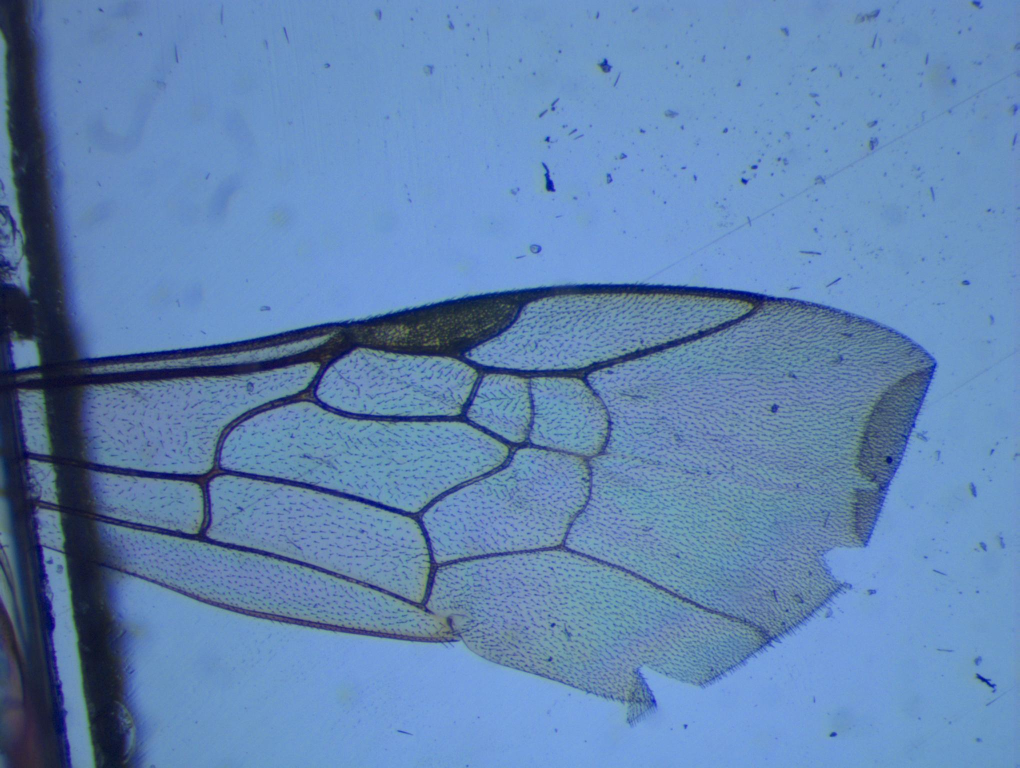
#> input picture Data/ex05.jpg, 2039 x 1536 px, found by its file name (shown at 1/2 size)
$ jupyter execute --allow-errors tests1.ipynb
#> lines starting #> are read from the running program, lines starting #| are printed output that depends on the picture; after the words box and inside, x2 and y2 are one past the last pixel; in counts of white or black regions, pixels touching at a corner belong together
[cell 1]
import pandas as pd
import numpy as np
import cv2
from skimage.morphology import skeletonize
from skimage.util import invert
import matplotlib.pyplot as plt
from skimage.morphology import disk, square, erosion, dilation, area_closing, remove_small_objects
import scipy.ndimage as ndi

[cell 2]
# first data, read CSV + image
path = '../../Data/'
f_img = cv2.imread(path + 'ex05.jpg')
#> f_img is the input picture: shape (1536, 2039, 3); mean B, G, R 178, 133, 97.7
gray_f_img = cv2.cvtColor(f_img, cv2.COLOR_BGR2GRAY)
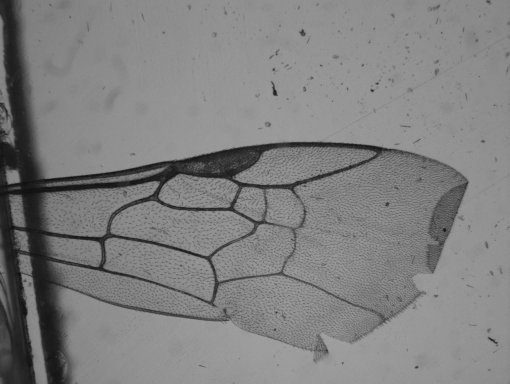
#> gray_f_img: shape (1536, 2039) (shown at 1/4 size); min 8, max 164, mean 127.6
#> (the rest of this cell did not finish here and is left out)

#> (a cell that did not finish here is left out)

[cell 4]
# [10 lines left out: function plot_img, not called in this run]

[cell 5]
gray_f_img

#> (a cell that did not finish here is left out)

[cell 7]
from skimage.exposure import rescale_intensity

[cell 8]
p1, p2 = np.percentile(gray_f_img, (10, 95))
#> p1 = 73; p2 = 152
gray_img_rescale = rescale_intensity(gray_f_img, in_range=(p1, p2))
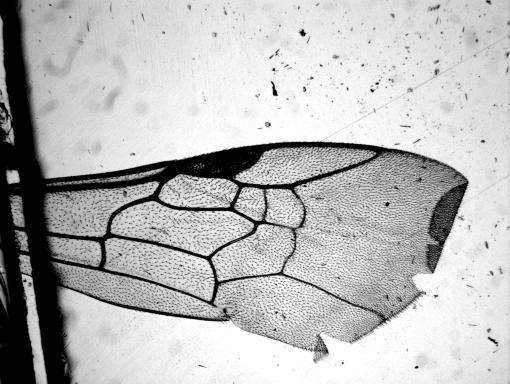
#> gray_img_rescale: shape (1536, 2039) (shown at 1/4 size); min 0, max 255, mean 185.1

[cell 9]
plt.figure(figsize=(10, 8))
plt.imshow(gray_img_rescale, cmap='gray')
plt.show()

[cell 10]
# threshold image
threshold_val = 100
ret, img = cv2.threshold(gray_img_rescale, threshold_val, 255, 0)
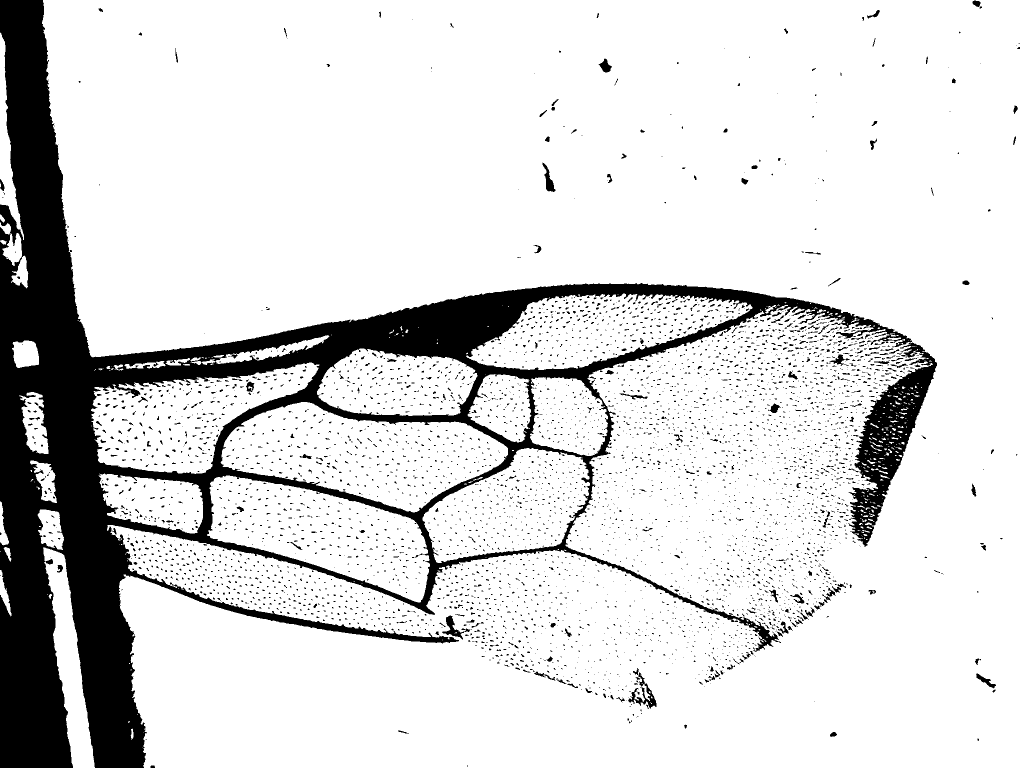
#> img: shape (1536, 2039) (shown at 1/2 size); 85.2% white; 4658 black regions (4253 under 20 px), largest, box (x1, y1, x2, y2) and area: (0, 0, 1824, 1536) 390929, (1696, 685, 1874, 1093) 23810, (1256, 1336, 1313, 1417) 1169
#> ret = 100

[cell 11]
plt.figure(figsize=(10, 8))
plt.imshow(img, cmap='gray')
plt.show()

[cell 12]
#tmp = remove_small_objects(img, min_size=10)
image = invert(img)
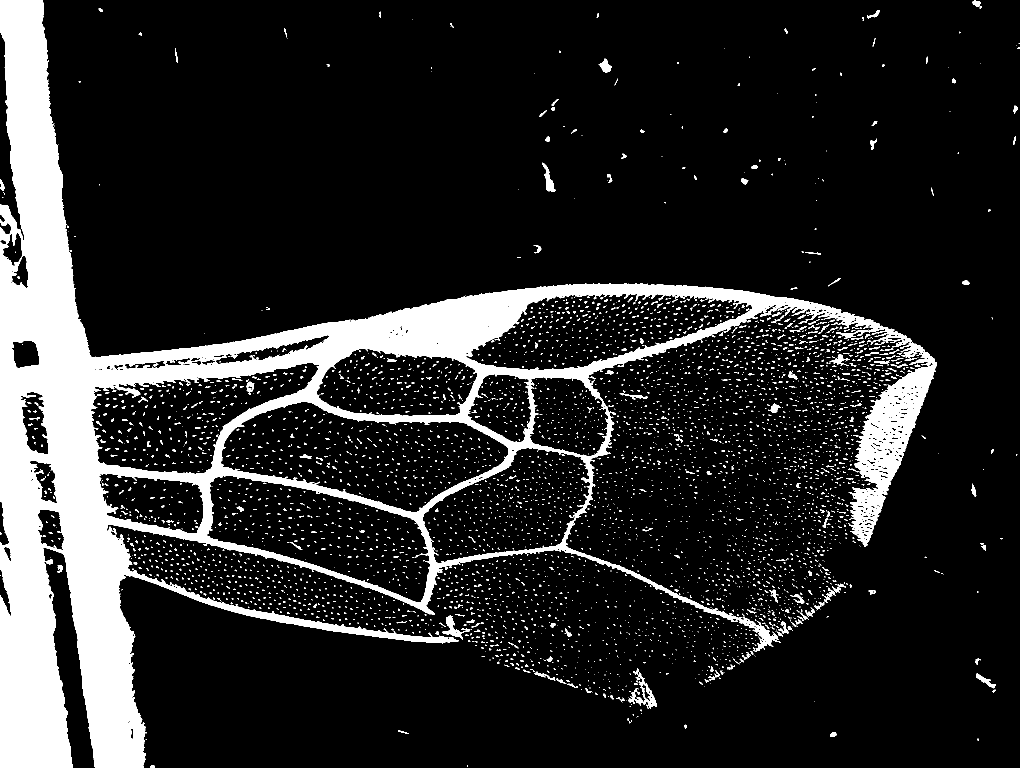
#> image: shape (1536, 2039) (shown at 1/2 size); 14.8% white; 4658 white regions (4253 under 20 px), largest, box (x1, y1, x2, y2) and area: (0, 0, 1824, 1536) 390929, (1696, 685, 1874, 1093) 23810, (1256, 1336, 1313, 1417) 1169
tmp_bin = (image > 0).copy()
tmp = remove_small_objects(tmp_bin, min_size=300)
#> tmp: shape (1536, 2039) bool; 13.3% white; 7 white regions, largest, box (x1, y1, x2, y2) and area: (0, 0, 1824, 1536) 390709, (1697, 685, 1874, 1093) 23744, (1256, 1345, 1313, 1417) 1080

plt.figure(figsize=(10, 8))
plt.imshow(tmp, cmap='gray')
plt.show()

tmp = erosion(tmp, square(5))
#> tmp: shape (1536, 2039) bool; 10.9% white; 162 white regions (111 under 20 px), largest, box (x1, y1, x2, y2) and area: (0, 0, 1707, 1536) 326397, (1715, 714, 1872, 957) 8030, (1727, 942, 1779, 1009) 1069
plt.figure(figsize=(10, 8))
plt.imshow(tmp, cmap='gray')
plt.show()

# [9 lines of commented-out code are left out]

[cell 13]
# remove small circle objects
tmp_bin = (tmp > 0).copy()
tmp_bin = remove_small_objects(tmp_bin, min_size=800)
#> tmp_bin: shape (1536, 2039) bool; 10.7% white; 3 white regions, box (x1, y1, x2, y2) and area: (0, 0, 1707, 1536) 326296, (1715, 726, 1872, 957) 7986, (1727, 942, 1779, 1009) 1069
plt.figure(figsize=(10, 8))
plt.imshow(tmp_bin, cmap='gray')
plt.show()

# apply little dilation
tmp_bin = dilation(tmp_bin, disk(5))
#> tmp_bin: shape (1536, 2039) bool; 13.9% white; 2 white regions, box (x1, y1, x2, y2) and area: (0, 0, 1712, 1536) 416586, (1710, 721, 1877, 1014) 19849
plt.figure(figsize=(10, 8))
plt.imshow(tmp_bin, cmap='gray')
plt.show()

# apply erosion
tmp_bin = erosion(tmp_bin, disk(7))
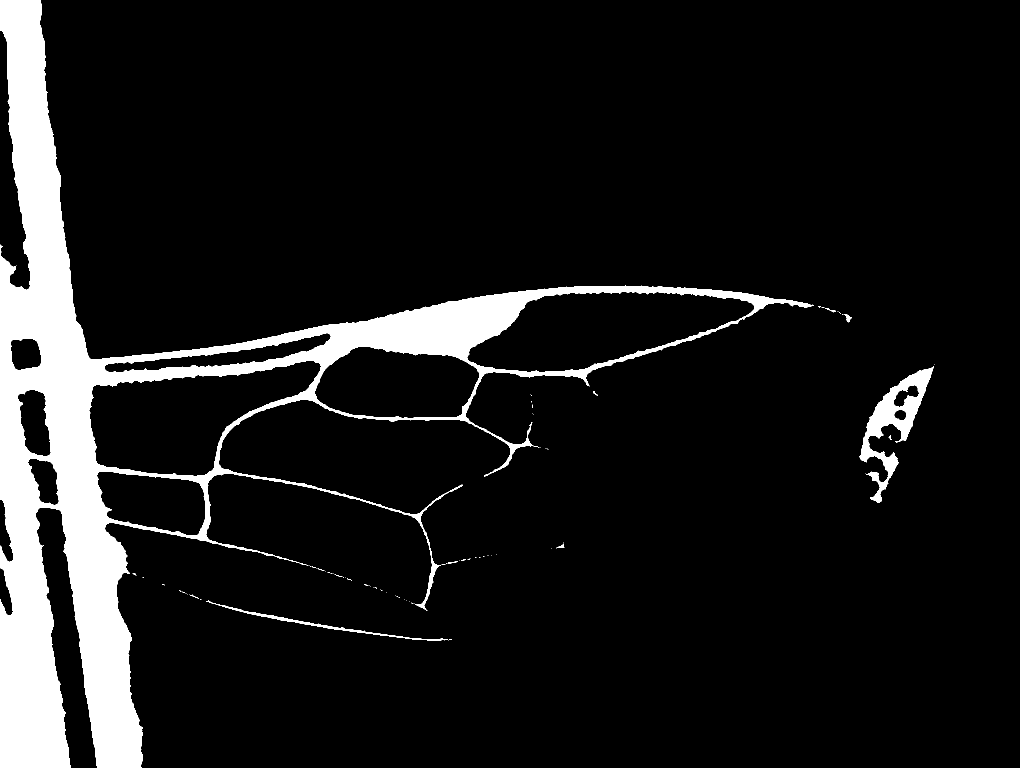
#> tmp_bin: shape (1536, 2039) bool (shown at 1/2 size); 9.8% white; 78 white regions (68 under 20 px), largest, box (x1, y1, x2, y2) and area: (0, 0, 1628, 1536) 295034, (1718, 732, 1868, 1006) 10628, (412, 1201, 896, 1281) 1733
plt.figure(figsize=(10, 8))
plt.imshow(tmp_bin, cmap='gray')
plt.show()

[cell 14]
# [28 lines of commented-out code are left out]

[cell 15]
tmp = tmp_bin.copy()
tmp = tmp.astype(np.float32)
# [5 lines of commented-out code are left out]

plt.figure(figsize=(12,10))
plt.imshow(tmp, cmap='gray')
plt.show()

#> (the rest of this cell did not finish here and is left out)

$ run again, with Data/ex01.jpg copied over Data/ex05.jpg
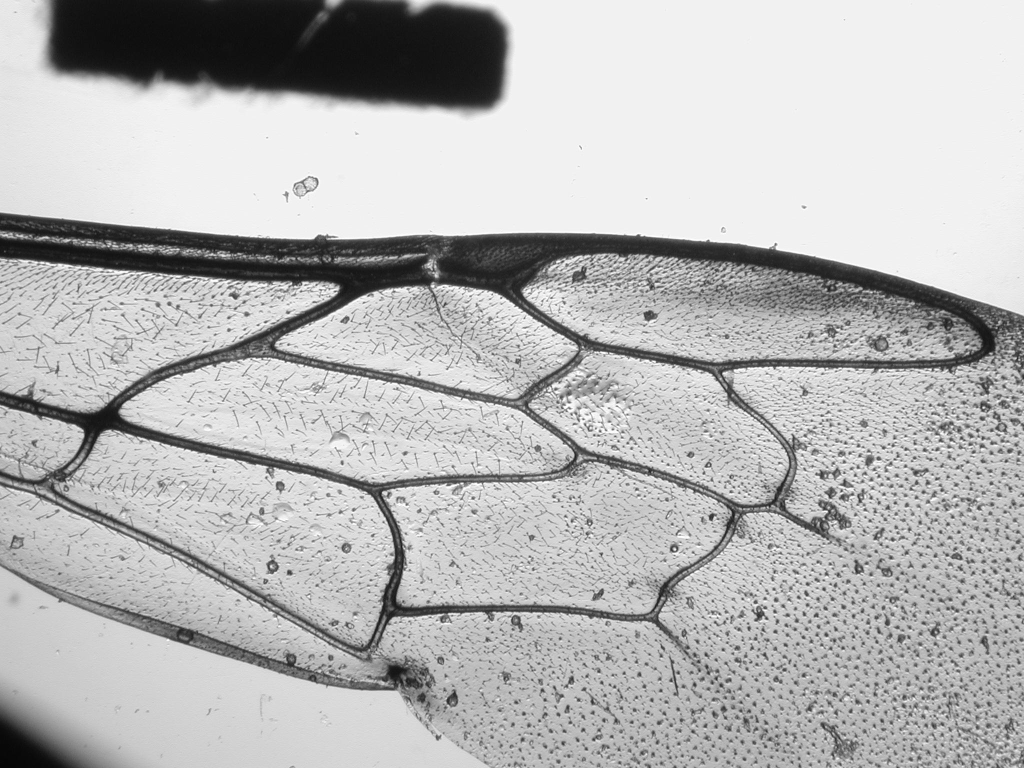
#> input picture Data/ex01.jpg, 2048 x 1536 px, found by its file name (shown at 1/2 size)
#> f_img is the input picture: shape (1536, 2048, 3); min 6, max 255, mean 182.4
#> p1 = 65; p2 = 241
#> `ret, img = cv2.threshold(gray_img_rescale, threshold_val, 255, 0)`:
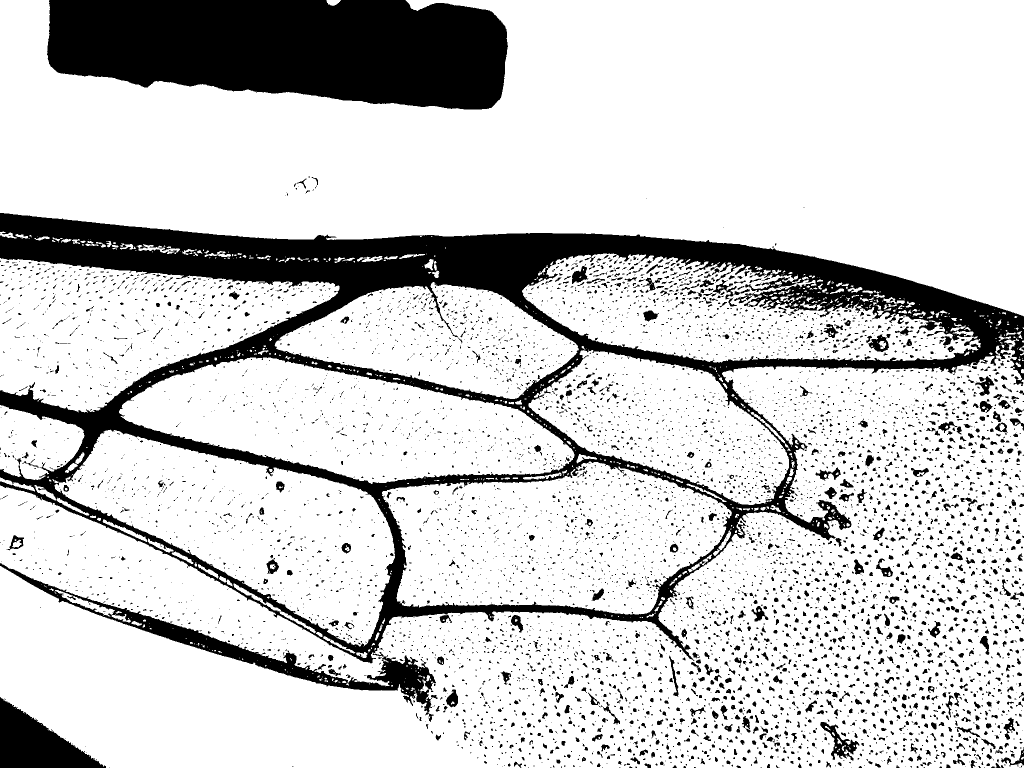
#> img: shape (1536, 2048) (shown at 1/2 size); 80.7% white; 6851 black regions (5475 under 20 px), largest, box (x1, y1, x2, y2) and area: (0, 426, 2048, 1327) 290686, (94, 0, 1016, 219) 165798, (0, 1126, 872, 1444) 23090
#> ret = 100
#> `tmp_bin = erosion(tmp_bin, disk(7))`:
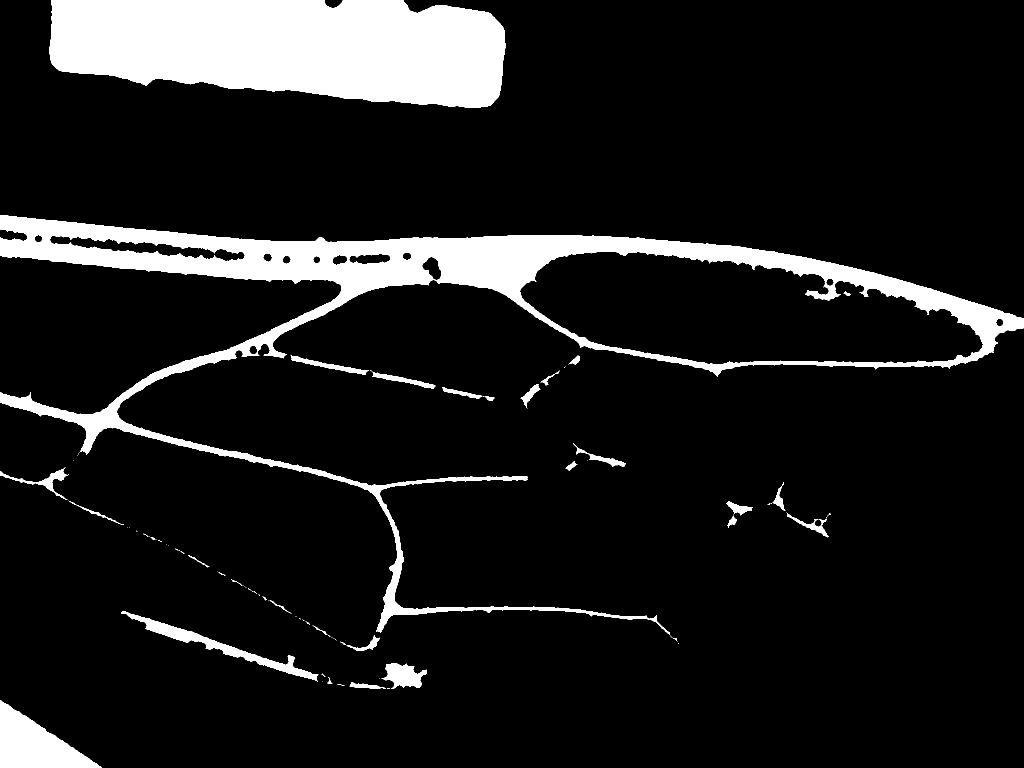
#> tmp_bin: shape (1536, 2048) bool (shown at 1/2 size); 11.3% white; 88 white regions (55 under 20 px), largest, box (x1, y1, x2, y2) and area: (0, 430, 2048, 1271) 162230, (99, 0, 1011, 215) 159451, (0, 1400, 203, 1536) 14153

$ run again, with Data/ex02.jpg copied over Data/ex05.jpg
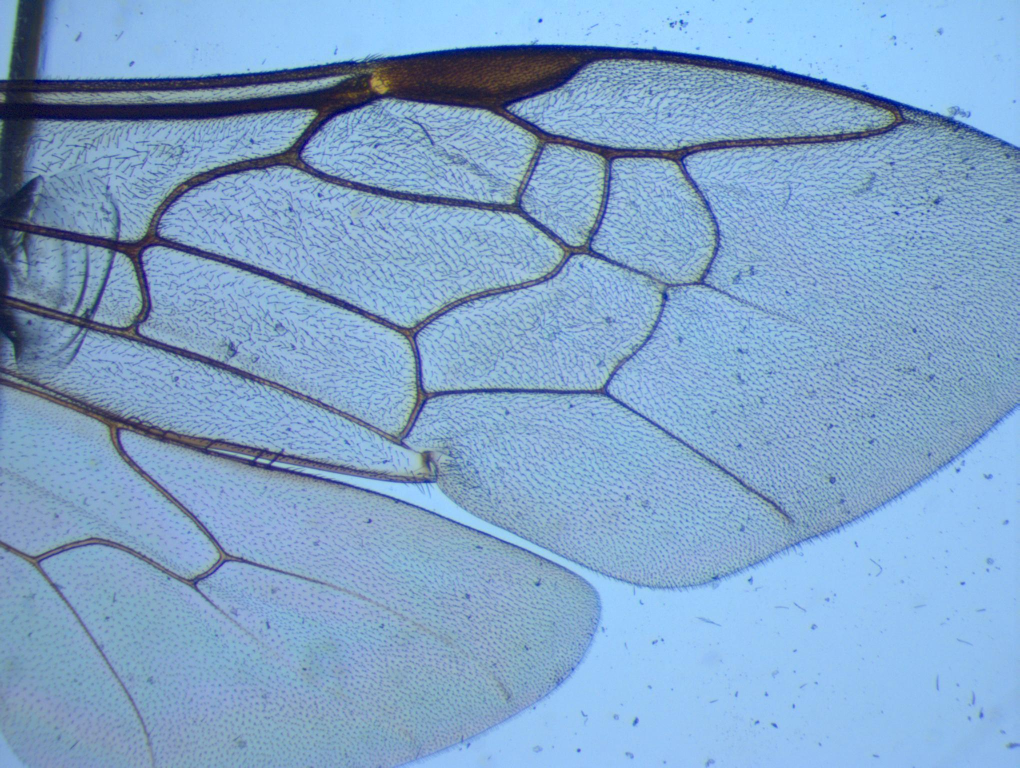
#> input picture Data/ex02.jpg, 2039 x 1536 px, found by its file name (shown at 1/2 size)
#> f_img is the input picture: shape (1536, 2039, 3); mean B, G, R 200.8, 164, 129
#> p1 = 115; p2 = 193
#> `ret, img = cv2.threshold(gray_img_rescale, threshold_val, 255, 0)`:
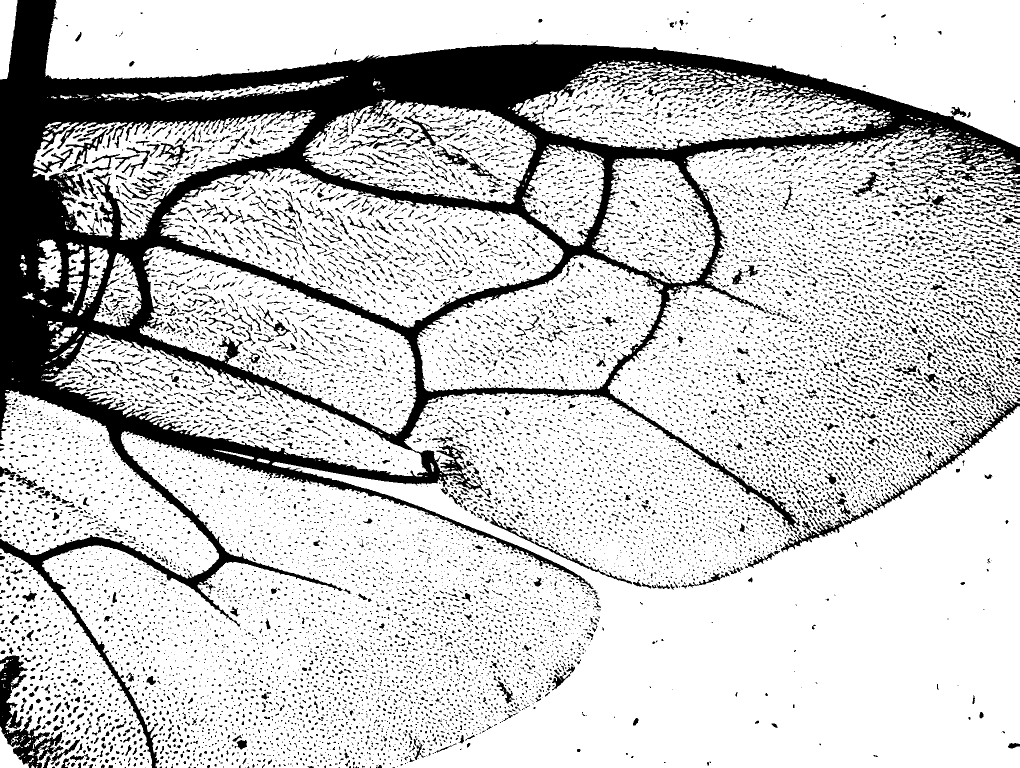
#> img: shape (1536, 2039) (shown at 1/2 size); 78.4% white; 14298 black regions (11110 under 20 px), largest, box (x1, y1, x2, y2) and area: (0, 0, 2039, 1536) 423689, (0, 1311, 132, 1536) 9170, (1731, 791, 2039, 1021) 4687
#> ret = 100
#> `tmp_bin = erosion(tmp_bin, disk(7))`:
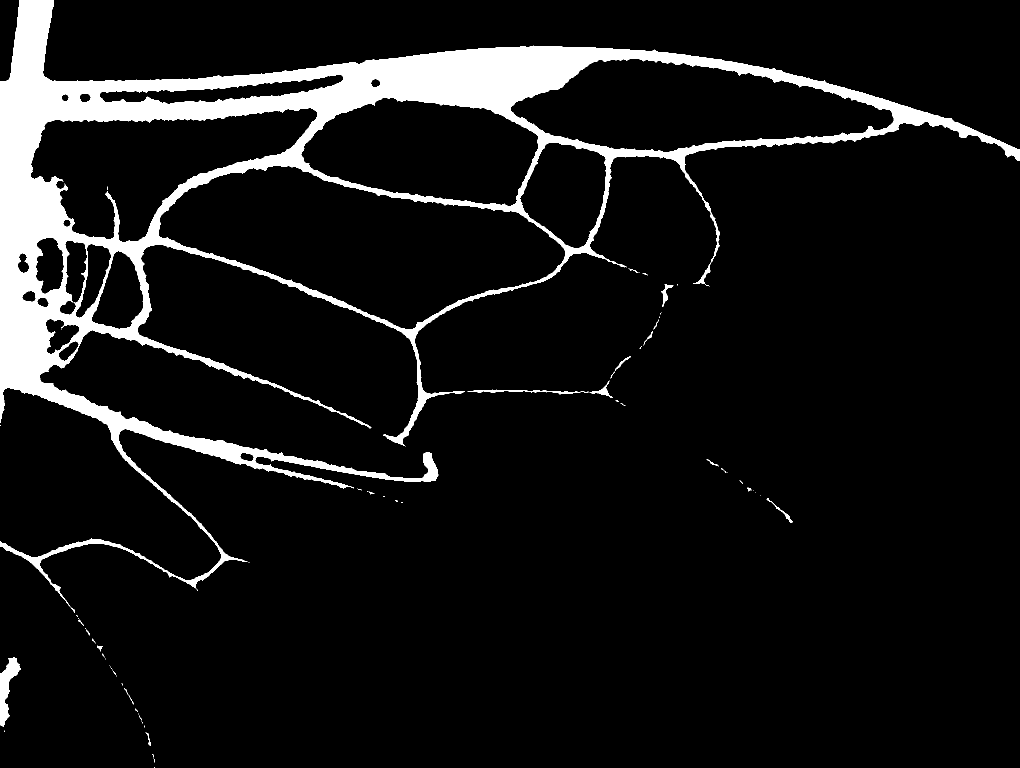
#> tmp_bin: shape (1536, 2039) bool (shown at 1/2 size); 8.4% white; 72 white regions (52 under 20 px), largest, box (x1, y1, x2, y2) and area: (0, 0, 2039, 1226) 258076, (0, 1315, 42, 1454) 2484, (935, 779, 1177, 789) 669
